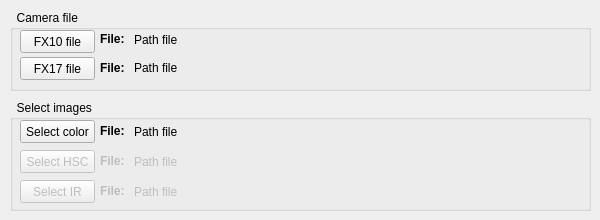
    <widget class="QWidget" name="tab">
     <attribute name="title">
      <string>Inspect file</string>
     </attribute>
     <widget class="QGroupBox" name="groupBox">
      <property name="geometry">
       <rect>
        <x>10</x>
        <y>10</y>
        <width>581</width>
        <height>81</height>
       </rect>
      </property>
      <property name="title">
       <string>  Camera file  </string>
      </property>
      <widget class="QPushButton" name="pButt_FX10File">
       <property name="geometry">
        <rect>
         <x>10</x>
         <y>20</y>
         <width>75</width>
         <height>23</height>
        </rect>
       </property>
       <property name="text">
        <string>FX10 file</string>
       </property>
      </widget>
      <widget class="QLabel" name="label_FX10">
       <property name="geometry">
        <rect>
         <x>90</x>
         <y>21</y>
         <width>31</width>
         <height>16</height>
        </rect>
       </property>
       <property name="font">
        <font>
         <weight>75</weight>
         <bold>true</bold>
         <kerning>false</kerning>
        </font>
       </property>
       <property name="text">
        <string>File:</string>
       </property>
      </widget>
      <widget class="QLabel" name="lab_FX10_pathFile">
       <property name="geometry">
        <rect>
         <x>124</x>
         <y>20</y>
         <width>461</width>
         <height>20</height>
        </rect>
       </property>
       <property name="text">
        <string>Path file</string>
       </property>
      </widget>
      <widget class="QLabel" name="lab_FX17_pathFile">
       <property name="geometry">
        <rect>
         <x>124</x>
         <y>50</y>
         <width>461</width>
         <height>16</height>
        </rect>
       </property>
       <property name="text">
        <string>Path file</string>
       </property>
      </widget>
      <widget class="QPushButton" name="pButt_FX17File">
       <property name="geometry">
        <rect>
         <x>10</x>
         <y>47</y>
         <width>75</width>
         <height>23</height>
        </rect>
       </property>
       <property name="text">
        <string>FX17 file</string>
       </property>
      </widget>
      <widget class="QLabel" name="label_FX17">
       <property name="geometry">
        <rect>
         <x>90</x>
         <y>50</y>
         <width>31</width>
         <height>16</height>
        </rect>
       </property>
       <property name="font">
        <font>
         <weight>75</weight>
         <bold>true</bold>
         <kerning>false</kerning>
        </font>
       </property>
       <property name="text">
        <string>File:</string>
       </property>
      </widget>
     </widget>
     <widget class="QGroupBox" name="groupBox_5">
      <property name="geometry">
       <rect>
        <x>10</x>
        <y>100</y>
        <width>581</width>
        <height>111</height>
       </rect>
      </property>
      <property name="title">
       <string>  Select images  </string>
      </property>
      <widget class="QPushButton" name="pButt_ColorFile">
       <property name="geometry">
        <rect>
         <x>10</x>
         <y>20</y>
         <width>75</width>
         <height>23</height>
        </rect>
       </property>
       <property name="text">
        <string>Select color</string>
       </property>
      </widget>
      <widget class="QPushButton" name="pButt_HSCFile">
       <property name="enabled">
        <bool>false</bool>
       </property>
       <property name="geometry">
        <rect>
         <x>10</x>
         <y>50</y>
         <width>75</width>
         <height>23</height>
        </rect>
       </property>
       <property name="text">
        <string>Select HSC</string>
       </property>
      </widget>
      <widget class="QPushButton" name="pButt_IRFile">
       <property name="enabled">
        <bool>false</bool>
       </property>
       <property name="geometry">
        <rect>
         <x>10</x>
         <y>80</y>
         <width>75</width>
         <height>23</height>
        </rect>
       </property>
       <property name="text">
        <string>Select IR</string>
       </property>
      </widget>
      <widget class="QLabel" name="lab_Color_pathFile">
       <property name="geometry">
        <rect>
         <x>124</x>
         <y>22</y>
         <width>461</width>
         <height>20</height>
        </rect>
       </property>
       <property name="text">
        <string>Path file</string>
       </property>
      </widget>
      <widget class="QLabel" name="label_Color">
       <property name="geometry">
        <rect>
         <x>90</x>
         <y>23</y>
         <width>31</width>
         <height>16</height>
        </rect>
       </property>
       <property name="font">
        <font>
         <weight>75</weight>
         <bold>true</bold>
         <kerning>false</kerning>
        </font>
       </property>
       <property name="text">
        <string>File:</string>
       </property>
      </widget>
      <widget class="QLabel" name="lab_HSC_pathFile">
       <property name="enabled">
        <bool>false</bool>
       </property>
       <property name="geometry">
        <rect>
         <x>124</x>
         <y>52</y>
         <width>461</width>
         <height>20</height>
        </rect>
       </property>
       <property name="text">
        <string>Path file</string>
       </property>
      </widget>
      <widget class="QLabel" name="label_HSC">
       <property name="enabled">
        <bool>false</bool>
       </property>
       <property name="geometry">
        <rect>
         <x>90</x>
         <y>53</y>
         <width>31</width>
         <height>16</height>
        </rect>
       </property>
       <property name="font">
        <font>
         <weight>75</weight>
         <bold>true</bold>
         <kerning>false</kerning>
        </font>
       </property>
       <property name="text">
        <string>File:</string>
       </property>
      </widget>
      <widget class="QLabel" name="lab_IR_pathFile">
       <property name="enabled">
        <bool>false</bool>
       </property>
       <property name="geometry">
        <rect>
         <x>124</x>
         <y>82</y>
         <width>461</width>
         <height>20</height>
        </rect>
       </property>
       <property name="text">
        <string>Path file</string>
       </property>
      </widget>
      <widget class="QLabel" name="label_IR">
       <property name="enabled">
        <bool>false</bool>
       </property>
       <property name="geometry">
        <rect>
         <x>90</x>
         <y>83</y>
         <width>31</width>
         <height>16</height>
        </rect>
       </property>
       <property name="font">
        <font>
         <weight>75</weight>
         <bold>true</bold>
         <kerning>false</kerning>
        </font>
       </property>
       <property name="text">
        <string>File:</string>
       </property>
      </widget>
     </widget>
    </widget>
